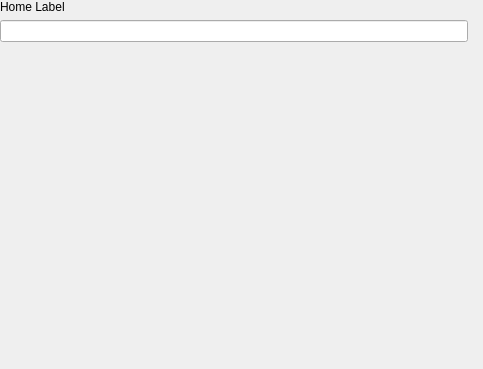
<?xml version="1.0" encoding="UTF-8"?>
<ui version="4.0">
 <class>DemoSettingPage</class>
 <widget class="QStackedWidget" name="DemoSettingPage">
  <property name="geometry">
   <rect>
    <x>0</x>
    <y>0</y>
    <width>483</width>
    <height>369</height>
   </rect>
  </property>
  <property name="windowTitle">
   <string>DemoSettingPage</string>
  </property>
  <widget class="QWidget" name="page_1">
   <layout class="QHBoxLayout" name="horizontalLayout">
    <property name="leftMargin">
     <number>0</number>
    </property>
    <property name="topMargin">
     <number>0</number>
    </property>
    <property name="rightMargin">
     <number>0</number>
    </property>
    <property name="bottomMargin">
     <number>0</number>
    </property>
    <item>
     <widget class="QScrollArea" name="scrollArea">
      <property name="frameShape">
       <enum>QFrame::NoFrame</enum>
      </property>
      <property name="verticalScrollBarPolicy">
       <enum>Qt::ScrollBarAsNeeded</enum>
      </property>
      <property name="horizontalScrollBarPolicy">
       <enum>Qt::ScrollBarAlwaysOff</enum>
      </property>
      <property name="widgetResizable">
       <bool>true</bool>
      </property>
      <widget class="QWidget" name="scrollAreaWidgetContents">
       <property name="geometry">
        <rect>
         <x>0</x>
         <y>0</y>
         <width>483</width>
         <height>369</height>
        </rect>
       </property>
       <layout class="QGridLayout" name="gridLayout">
        <property name="leftMargin">
         <number>0</number>
        </property>
        <property name="topMargin">
         <number>0</number>
        </property>
        <property name="rightMargin">
         <number>15</number>
        </property>
        <property name="bottomMargin">
         <number>0</number>
        </property>
        <item row="1" column="0">
         <widget class="QLineEdit" name="lineEdit_homelabel"/>
        </item>
        <item row="2" column="0">
         <spacer name="verticalSpacer">
          <property name="orientation">
           <enum>Qt::Vertical</enum>
          </property>
          <property name="sizeHint" stdset="0">
           <size>
            <width>20</width>
            <height>40</height>
           </size>
          </property>
         </spacer>
        </item>
        <item row="0" column="0">
         <widget class="QLabel" name="label_homelabel">
          <property name="text">
           <string>Home Label</string>
          </property>
         </widget>
        </item>
       </layout>
      </widget>
     </widget>
    </item>
   </layout>
  </widget>
  <widget class="QWidget" name="page_2">
   <layout class="QHBoxLayout" name="horizontalLayout_2">
    <property name="leftMargin">
     <number>0</number>
    </property>
    <property name="topMargin">
     <number>0</number>
    </property>
    <property name="rightMargin">
     <number>0</number>
    </property>
    <property name="bottomMargin">
     <number>0</number>
    </property>
    <item>
     <widget class="QLabel" name="label">
      <property name="text">
       <string>This is Custome Setting Page2.</string>
      </property>
      <property name="alignment">
       <set>Qt::AlignCenter</set>
      </property>
     </widget>
    </item>
   </layout>
  </widget>
 </widget>
 <resources/>
 <connections/>
</ui>
